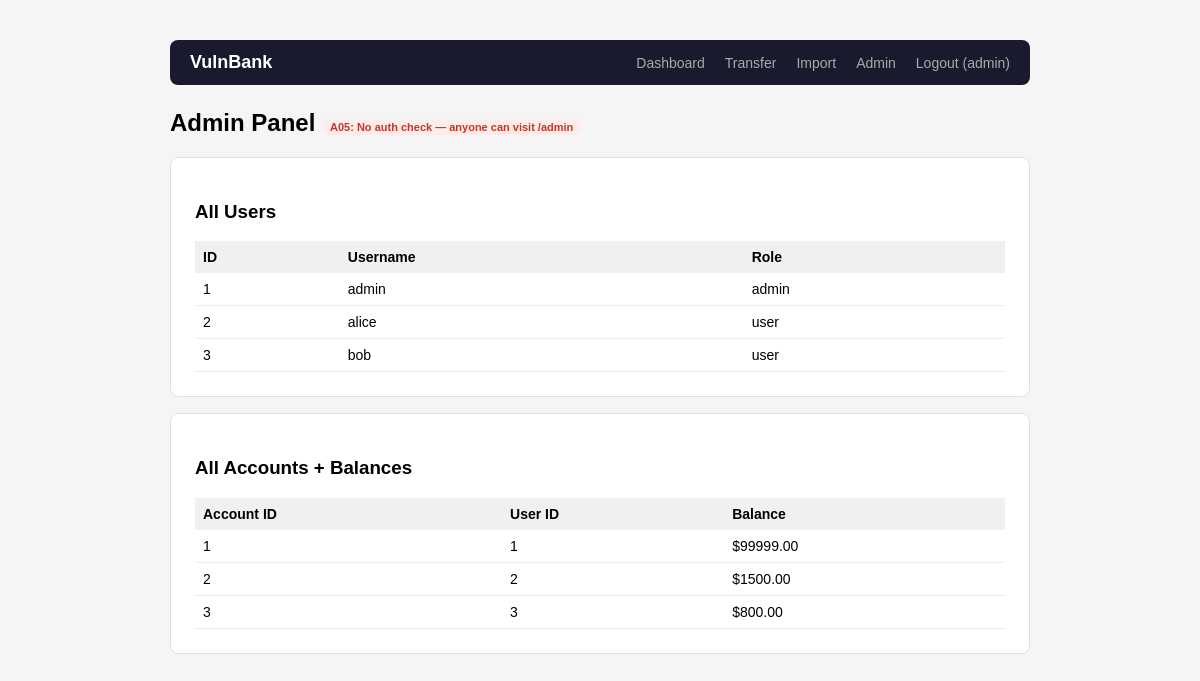
The page /admin (signed in) on the database its author committed.
### tables this page shows
CREATE TABLE users (
            id INTEGER PRIMARY KEY AUTOINCREMENT,
            username TEXT UNIQUE NOT NULL,
            password TEXT NOT NULL,
            role TEXT DEFAULT 'user'
        );

CREATE TABLE accounts (
            id INTEGER PRIMARY KEY AUTOINCREMENT,
            user_id INTEGER NOT NULL,
            balance REAL DEFAULT 1000.0,
            FOREIGN KEY(user_id) REFERENCES users(id)
        );

### app.py (the view)
@app.route("/admin")
def admin():
    db = get_db()
    users = db.execute("SELECT id, username, role FROM users").fetchall()
    accounts = db.execute("SELECT * FROM accounts").fetchall()
    return render_template("admin.html", users=users, accounts=accounts)

### database.py (called while the page is built)
def get_db():
    conn = sqlite3.connect(DB_PATH)
    conn.row_factory = sqlite3.Row
    return conn

### templates/admin.html
{% extends "base.html" %} {% block content %}
<h2>
  Admin Panel
  <span class="vuln-badge">A05: No auth check — anyone can visit /admin</span>
</h2>
<div class="card">
  <h3>All Users</h3>
  <table>
    <tr>
      <th>ID</th>
      <th>Username</th>
      <th>Role</th>
    </tr>
    {% for u in users %}
    <tr>
      <td>{{ u.id }}</td>
      <td>{{ u.username }}</td>
      <td>{{ u.role }}</td>
    </tr>
    {% endfor %}
  </table>
</div>
<div class="card">
  <h3>All Accounts + Balances</h3>
  <table>
    <tr>
      <th>Account ID</th>
      <th>User ID</th>
      <th>Balance</th>
    </tr>
    {% for a in accounts %}
    <tr>
      <td>{{ a.id }}</td>
      <td>{{ a.user_id }}</td>
      <td>${{ "%.2f"|format(a.balance) }}</td>
    </tr>
    {% endfor %}
  </table>
</div>
{% endblock %}

### templates/base.html (style rules this page uses)
body { font-family: sans-serif; max-width: 860px; margin: 40px auto; padding: 0 20px; background: #f5f5f5; }
.card { background: white; border-radius: 8px; padding: 24px; margin-bottom: 16px; border: 1px solid #e0e0e0; }
table { width: 100%; border-collapse: collapse; font-size: 14px; }
th { text-align: left; padding: 8px; background: #f0f0f0; }
td { padding: 8px; border-bottom: 1px solid #eee; }
.vuln-badge { background: #fdecea; color: #c0392b; font-size: 11px; padding: 2px 8px; border-radius: 20px; }

### rows shown on the page
users: id "1", username "admin", role "admin"
users: id "2", username "alice", role "user"
users: id "3", username "bob", role "user"
accounts: id "1", user_id "1", balance "99999.00"
accounts: id "2", user_id "2", balance "1500.00"
accounts: id "3", user_id "3", balance "800.00"

### other values the page prints
{{ session.username }} "admin"
